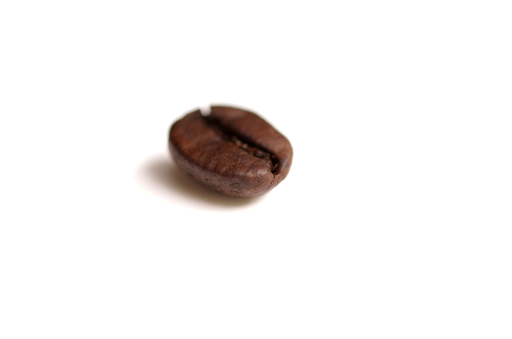
//> input picture image/bean.png, 512 x 339 px
$ ./xy_maxsum_cpp   (built with g++ and OpenCV 4)
//> lines starting //> are read from the running program, lines starting //| are printed output that depends on the picture; after the words box and inside, x2 and y2 are one past the last pixel; in counts of white or black regions, pixels touching at a corner belong together
#include <cv.h>
#include <highgui.h>

using namespace cv;

Mat src_img, disp_img, bin_img;

void on_trackbar1(int val, void* userdata);

/** main function **/
int
main(int argc, char *argv[])
{
  // (1)load a specified file as a 3-channel color image
  //    and convert to agrayscale image
  const char *imagename = argc > 1 ? argv[1] : "../image/bean.png";
  src_img = imread(imagename);
//> src_img is the input picture: 339 rows x 512 cols, CV_8UC3; mean B, G, R 242.4, 243.2, 245.4
  if(!src_img.data)
    return -1;

  disp_img = src_img.clone();
  cvtColor(src_img, bin_img, CV_RGB2GRAY);
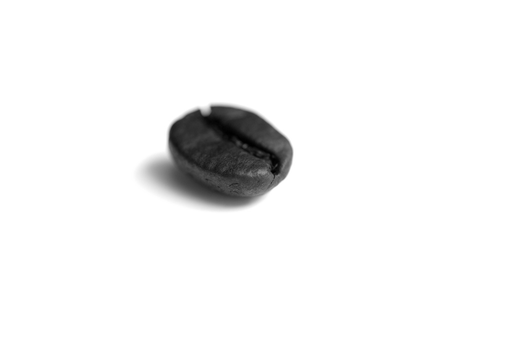
//> bin_img: 339 rows x 512 cols, CV_8UC1; min 1, max 255, mean 243.2

  // (2)smooth and threshold the grayscale image
  int level = 125;
  GaussianBlur(bin_img, bin_img, Size(3,3), 0);
//> bin_img: 339 rows x 512 cols, CV_8UC1; 4.93% of pixels changed, all inside (x1, y1, x2, y2) = (133, 100, 296, 214)
  threshold(bin_img, bin_img, level, 255, THRESH_BINARY_INV);
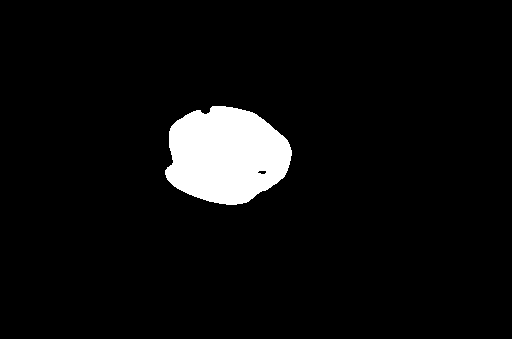
//> bin_img: 339 rows x 512 cols, CV_8UC1; 5.5% white; 1 white region, box (x1, y1, x2, y2) and area: (165, 106, 292, 205) 9469

  // (3)reduce a binary image to a vector as summation of all of the image rows/columns
  Mat xsum, ysum;
  reduce(bin_img, xsum, 0, CV_REDUCE_SUM, CV_32F);
//> xsum = 512 values, max 24990 at index 219, min 0 at index 0, mean 4716
  reduce(bin_img, ysum, 1, CV_REDUCE_SUM, CV_32F);
//> ysum = 339 values, max 31365 at index 170, min 0 at index 0, mean 7122.7

  // (4)find max location of each vector
  Point xloc, yloc;
  minMaxLoc(xsum, 0, 0, 0, &xloc);
//> xloc = Point(219, 0)
  minMaxLoc(ysum, 0, 0, 0, &yloc);
//> yloc = Point(0, 170)

  // (5)draw lines and a circle to indicate found location
  line(disp_img, Point(0, yloc.y), Point(disp_img.cols-1, yloc.y), Scalar(0,100,255), 2);
  line(disp_img, Point(xloc.x, 0), Point(xloc.x, disp_img.cols-1), Scalar(0,100,255), 2);
  circle(disp_img, Point(xloc.x, yloc.y), 10, Scalar(0,0,255), 2);
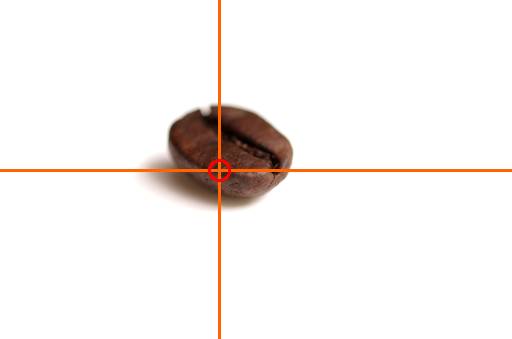
//> disp_img: 339 rows x 512 cols, CV_8UC3; mean B, G, R 239.5, 241.7, 246.2

  // (6)show the binary and the result image respectively
  namedWindow("Image", CV_WINDOW_AUTOSIZE);
  namedWindow("BinImage", CV_WINDOW_AUTOSIZE);
  createTrackbar("Trackbar1", "Image", &level, 255, on_trackbar1);
  imshow("Image", disp_img);
  imshow("BinImage", bin_img);
  waitKey(0);

  return 0;
}

/** callback function for trackbar events **/
void
on_trackbar1(int val, void* userdata)
{
//> called with val = 125
  // (7)every trackbar event, run processes (2)-(6) as above
  cvtColor(src_img, bin_img, CV_RGB2GRAY);
  GaussianBlur(bin_img, bin_img, Size(3,3), 0);
  threshold(bin_img, bin_img, val, 255, THRESH_BINARY_INV);

  Point xloc, yloc;
  Mat xsum, ysum;
  reduce(bin_img, xsum, 0, CV_REDUCE_SUM, CV_32F);
  reduce(bin_img, ysum, 1, CV_REDUCE_SUM, CV_32F);
  minMaxLoc(xsum, 0, 0, 0, &xloc);
//> xloc = Point(219, 0)
  minMaxLoc(ysum, 0, 0, 0, &yloc);
//> yloc = Point(0, 170)

  src_img.copyTo(disp_img);
  line(disp_img, Point(0, yloc.y), Point(disp_img.cols-1, yloc.y), Scalar(0,100,255), 2);
  line(disp_img, Point(xloc.x, 0), Point(xloc.x, disp_img.cols-1), Scalar(0,100,255), 2);
  circle(disp_img, Point(xloc.x, yloc.y), 10, Scalar(0,0,255), 2);
  imshow("Image", disp_img);
  imshow("BinImage", bin_img);
}
